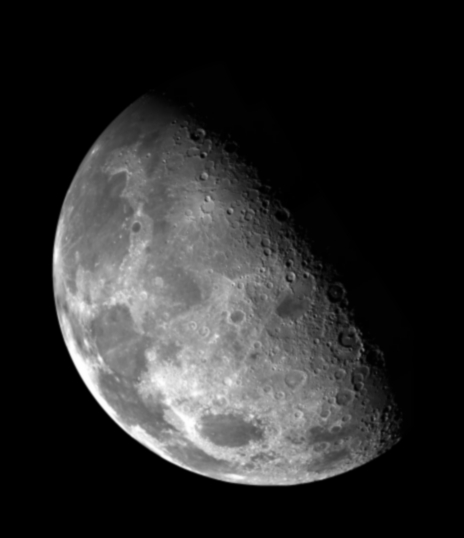
#> input picture moon.jpg, 464 x 538 px, found by its file name
$ python MV_Project3_MorphoSpatialFilter.py   (older library calls are emulated)
#> lines starting #> are read from the running program, lines starting #| are printed output that depends on the picture; after the words box and inside, x2 and y2 are one past the last pixel; in counts of white or black regions, pixels touching at a corner belong together; pictures that were not available may be replaced by others from this repository, and a replacement may not be noted
import os
import cv2
import numpy as np
import matplotlib
matplotlib.use("TkAgg")
import matplotlib.pyplot as plt


# -----------------------------
# Helper: safe image loading
# -----------------------------
BASE_DIR = r"C:\Users\sagri\PycharmProjects\Project3_Morpho_SpatialFilter"

moon_path = os.path.join(BASE_DIR, "moon.jpg")
fingerprint_path = os.path.join(BASE_DIR, "fingerprint.jpg")
cell_path = os.path.join(BASE_DIR, "cell.jpg")

moon = cv2.imread(moon_path, cv2.IMREAD_GRAYSCALE)
#> moon is the input picture: shape (538, 464); min 0, max 255, mean 42.6
fingerprint = cv2.imread(fingerprint_path, cv2.IMREAD_GRAYSCALE)
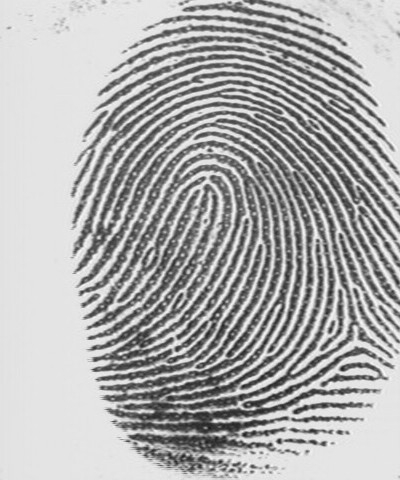
#> input picture fingerprint.jpg, 400 x 480 px, found by its file name
#> fingerprint is the input picture: shape (480, 400); min 27, max 251, mean 173.8
cell = cv2.imread(cell_path)

if moon is None or fingerprint is None or cell is None:
    print("Error loading one or more images.")
    exit()

# -----------------------------
# 1) Moon: Laplace and Sobel
# -----------------------------
lap = cv2.Laplacian(moon, cv2.CV_64F, ksize=3)
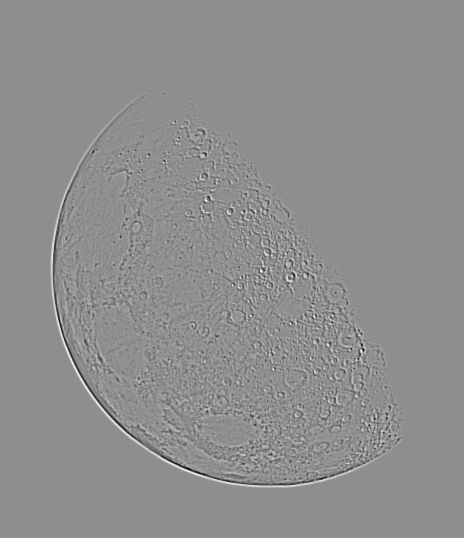
#> lap: shape (538, 464) float64; min -352, max 276, mean 0; drawn with min black and max white
lap_abs = cv2.convertScaleAbs(lap)
moon_lap_sharp = cv2.addWeighted(moon, 1.0, lap_abs, 0.7, 0)

sobelx = cv2.Sobel(moon, cv2.CV_64F, 1, 0, ksize=3)
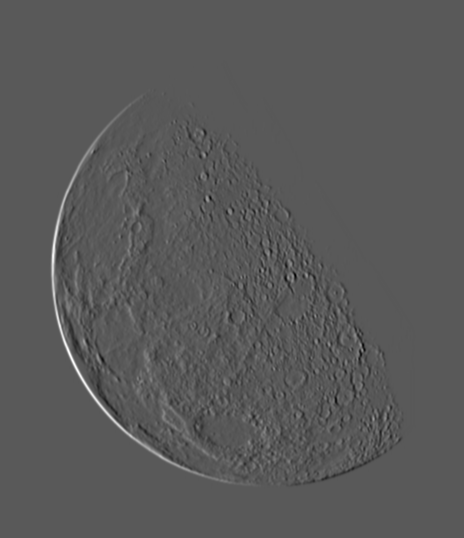
#> sobelx: shape (538, 464) float64; min -384, max 714, mean 0; drawn with min black and max white
sobely = cv2.Sobel(moon, cv2.CV_64F, 0, 1, ksize=3)
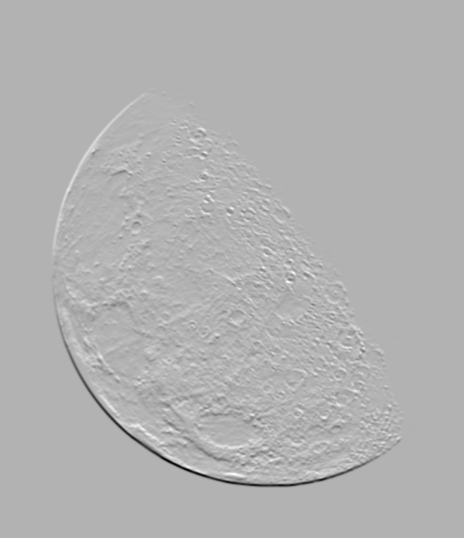
#> sobely: shape (538, 464) float64; min -689, max 297, mean 0; drawn with min black and max white
sobel_mag = cv2.magnitude(sobelx, sobely)
sobel_abs = cv2.convertScaleAbs(sobel_mag)
moon_sobel_sharp = cv2.addWeighted(moon, 1.0, sobel_abs, 0.7, 0)

# -----------------------------
# 2) Fingerprint: threshold + morphology + histogram
# -----------------------------
threshold_value = 160
_, fp_binary = cv2.threshold(fingerprint, threshold_value, 255, cv2.THRESH_BINARY_INV)
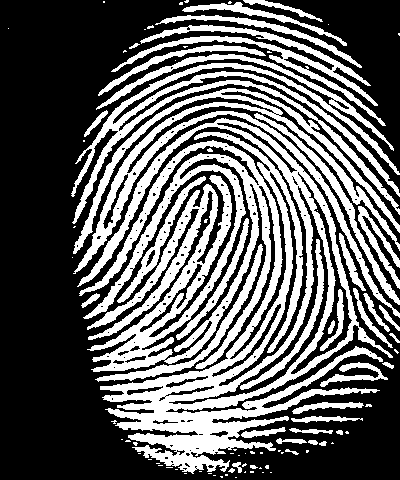
#> fp_binary: shape (480, 400); 38.3% white; 95 white regions (56 under 20 px), largest, box (x1, y1, x2, y2) and area: (77, 118, 393, 474) 38909, (73, 88, 400, 318) 8856, (71, 63, 400, 224) 6452

kernel_open = cv2.getStructuringElement(cv2.MORPH_ELLIPSE, (2, 2))
kernel_close = cv2.getStructuringElement(cv2.MORPH_ELLIPSE, (3, 3))

fp_open = cv2.morphologyEx(fp_binary, cv2.MORPH_OPEN, kernel_open)
#> fp_open: shape (480, 400); 38.3% white; 80 white regions (39 under 20 px), largest, box (x1, y1, x2, y2) and area: (78, 119, 384, 474) 38798, (74, 89, 400, 309) 8795, (72, 64, 400, 225) 6445
fp_clean = cv2.morphologyEx(fp_open, cv2.MORPH_CLOSE, kernel_close)
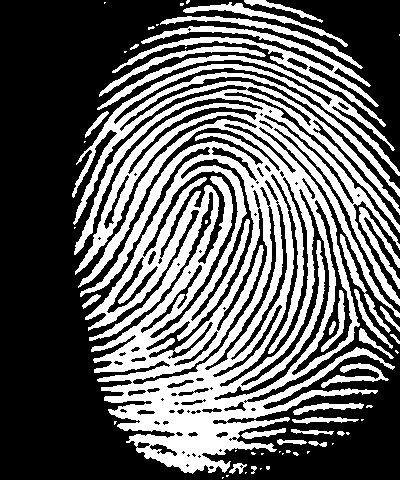
#> fp_clean: shape (480, 400); 38.9% white; 57 white regions (30 under 20 px), largest, box (x1, y1, x2, y2) and area: (72, 55, 400, 474) 63174, (112, 26, 386, 127) 3437, (160, 16, 363, 69) 1069

# -----------------------------
# 3) Cells: count, area, biggest boundary
# -----------------------------
cell_rgb = cv2.cvtColor(cell, cv2.COLOR_BGR2RGB)

hsv = cv2.cvtColor(cell, cv2.COLOR_BGR2HSV)
#> hsv: shape (538, 464, 3); mean H, S, V 0, 0, 42.6
lower_green = np.array([35, 40, 40])
upper_green = np.array([90, 255, 255])
green_mask = cv2.inRange(hsv, lower_green, upper_green)
#> green_mask: shape (538, 464); every value is 0

kernel = np.ones((3, 3), np.uint8)
green_mask = cv2.morphologyEx(green_mask, cv2.MORPH_CLOSE, kernel)
green_mask = cv2.morphologyEx(green_mask, cv2.MORPH_OPEN, kernel)

num_labels, labels, stats, centroids = cv2.connectedComponentsWithStats(green_mask, connectivity=8)
#> labels: shape (538, 464) int32; every value is 0
#> num_labels = 1; stats = [[0, 0, 464, 538, 249632]]; centroids = [[231.5, 268.5]]

areas = []
largest_idx = -1
largest_area = 0
cell_count = 0

for i in range(1, num_labels):
    area = stats[i, cv2.CC_STAT_AREA]
    if area > 500:
        areas.append(int(area))
        cell_count += 1
        if area > largest_area:
            largest_area = area
            largest_idx = i
#> after the loop, areas = []; cell_count = 0; largest_area = 0; largest_idx = -1

output_cells = cell_rgb.copy()

if largest_idx != -1:
    largest_mask = np.uint8(labels == largest_idx) * 255
    contours, _ = cv2.findContours(largest_mask, cv2.RETR_EXTERNAL, cv2.CHAIN_APPROX_SIMPLE)
    cv2.drawContours(output_cells, contours, -1, (255, 255, 0), 3)

print("Detected cells:", cell_count)
#| Detected cells: 0
print("Cell areas (pixels):", areas)
#| Cell areas (pixels): []
print("Fingerprint threshold:", threshold_value)

# -----------------------------
# DISPLAY RESULTS
# -----------------------------
plt.figure(figsize=(16, 12))

# Moon comparison
plt.subplot(4, 3, 1)
plt.imshow(moon, cmap='gray')
plt.title("Original Moon")
plt.axis("off")

plt.subplot(4, 3, 2)
plt.imshow(moon_lap_sharp, cmap='gray')
plt.title("Laplacian Sharpened")
plt.axis("off")

plt.subplot(4, 3, 3)
plt.imshow(moon_sobel_sharp, cmap='gray')
plt.title("Sobel Sharpened")
plt.axis("off")

# Fingerprint comparison
plt.subplot(4, 3, 4)
plt.imshow(fingerprint, cmap='gray')
plt.title("Original Fingerprint")
plt.axis("off")

plt.subplot(4, 3, 5)
plt.imshow(fp_binary, cmap='gray')
plt.title("Binary Fingerprint")
plt.axis("off")

plt.subplot(4, 3, 6)
plt.imshow(fp_clean, cmap='gray')
plt.title("Morphology Cleaned")
plt.axis("off")

# Histogram for part 2
plt.subplot(4, 3, 7)
plt.hist(fingerprint.ravel(), bins=256, range=[0, 256], color='gray')
plt.axvline(threshold_value, color='red', linestyle='--', linewidth=2, label=f'Threshold = {threshold_value}')
plt.title("Fingerprint Histogram")
plt.xlabel("Gray level")
plt.ylabel("Pixel count")
plt.legend()

# Optional morphology step view
plt.subplot(4, 3, 8)
plt.imshow(fp_open, cmap='gray')
plt.title("After Opening")
plt.axis("off")

plt.subplot(4, 3, 9)
plt.imshow(fp_clean, cmap='gray')
plt.title("After Closing")
plt.axis("off")

# Cell comparison
plt.subplot(4, 3, 10)
plt.imshow(cell_rgb)
plt.title("Original Cells")
plt.axis("off")

plt.subplot(4, 3, 11)
plt.imshow(green_mask, cmap='gray')
plt.title("Cell Mask")
plt.axis("off")

plt.subplot(4, 3, 12)
plt.imshow(output_cells)
plt.title("Biggest Cell Boundary")
plt.axis("off")

plt.tight_layout()
plt.show()
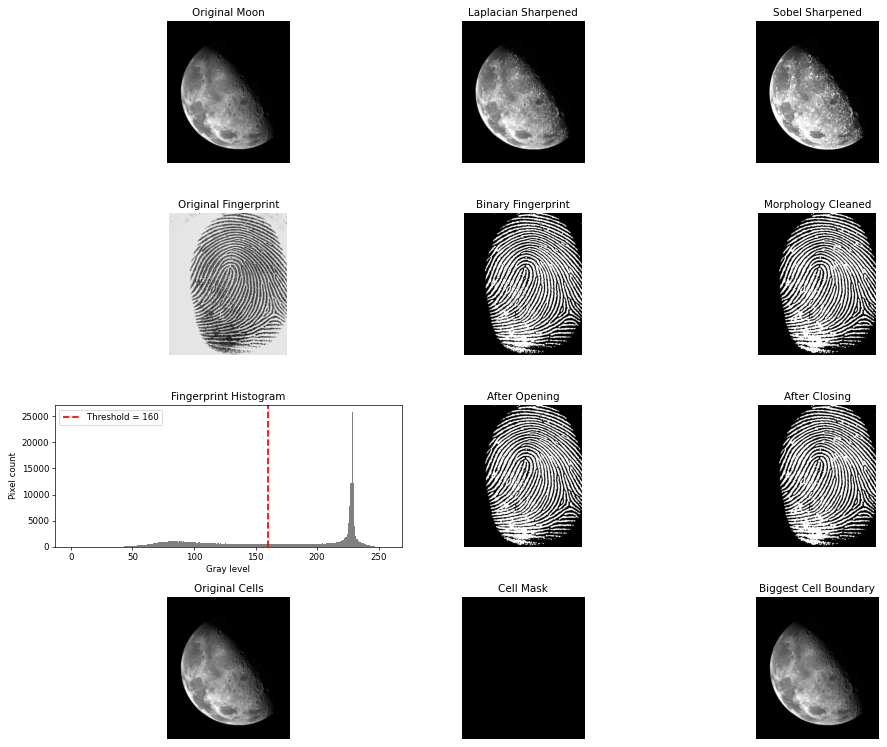
#> figure drawn by matplotlib, 12 panels; panel 7: tallest bar 25837 high, from x = 228 to 229
